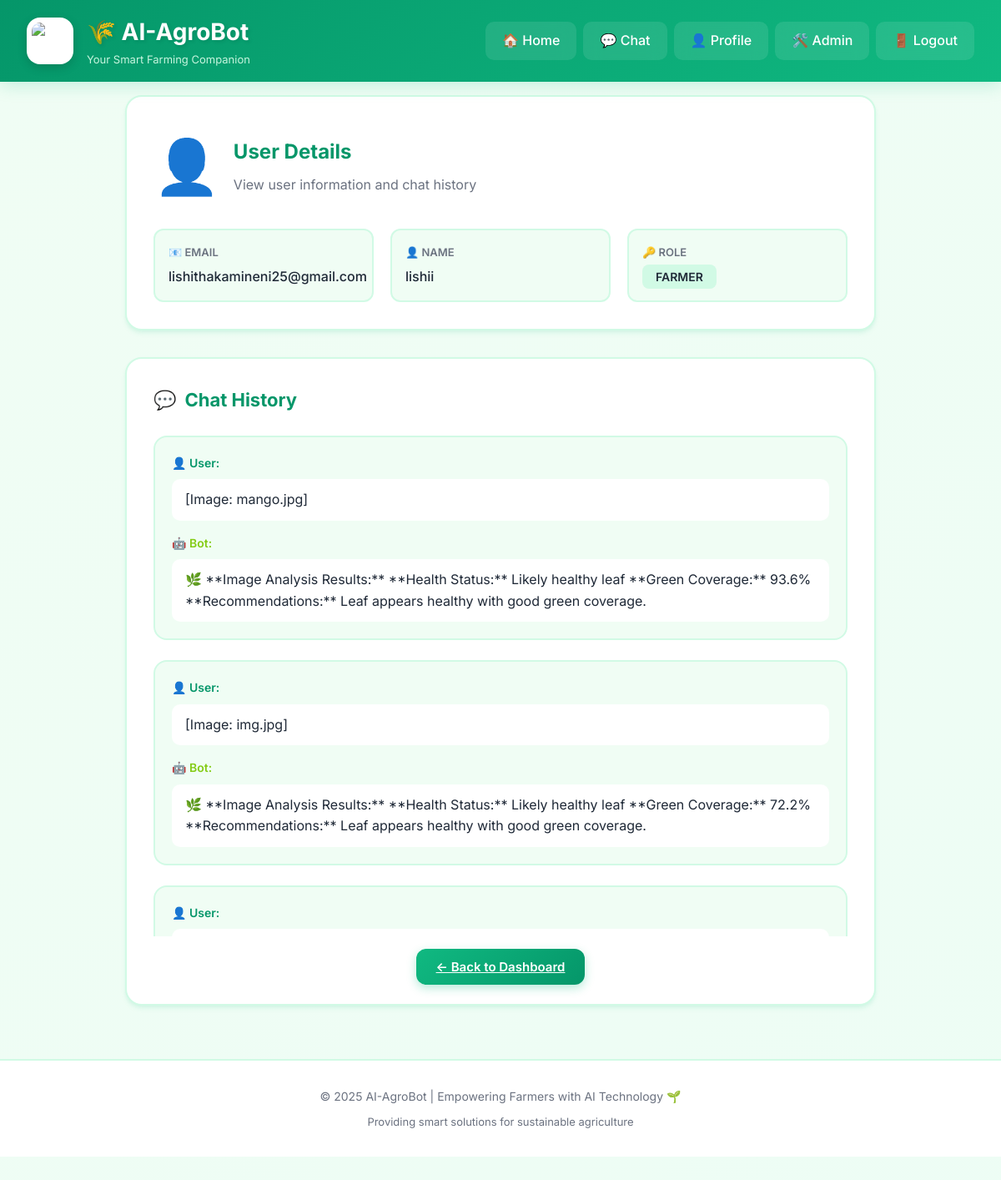
Page /admin/user/2 (signed in) on the committed database.
### database.py (models this page shows)
class User(UserMixin, db.Model):
    __tablename__ = "users"
    id = db.Column(db.Integer, primary_key=True)
    email = db.Column(db.String(200), unique=True, nullable=False)
    password = db.Column(db.String(200), nullable=False)
    name = db.Column(db.String(100))
    role = db.Column(db.String(20), default="farmer")
    primary_crop = db.Column(db.String(100))
    region = db.Column(db.String(100))
    preferred_language = db.Column(db.String(20), default="en")

class ChatHistory(db.Model):
    __tablename__ = "chat_history"
    id = db.Column(db.Integer, primary_key=True)
    user_id = db.Column(db.Integer, db.ForeignKey("users.id"), nullable=True)
    user_message = db.Column(db.Text)
    bot_response = db.Column(db.Text)
    created_at = db.Column(db.DateTime, default=datetime.utcnow)
    feedback = db.Column(db.String(20), nullable=True)

### app.py (the view)
@app.route("/admin/user/<int:user_id>")
@login_required
def admin_view_user(user_id):
    if current_user.role != "admin":
        flash("Access denied", "danger")
        return redirect(url_for("home"))  # Changed
    user = User.query.get_or_404(user_id)
    chats = ChatHistory.query.filter_by(user_id=user.id).order_by(ChatHistory.created_at.desc()).all()
    return render_template("admin_view_user.html", user=user, chats=chats)

### app.py (called while the page is built)
@login_manager.user_loader
def load_user(user_id):
    return db.session.get(User, int(user_id))

### templates/admin_view_user.html (shortened to what this page needs)
{% extends "base.html" %}
{% block content %}
<div style="max-width: 900px; margin: 0 auto;">
  <div style="background: var(--card); padding: 32px; border-radius: 20px; box-shadow: var(--shadow); border: 2px solid var(--border); margin-bottom: 32px;">
    <div style="display: flex; align-items: center; gap: 16px; margin-bottom: 24px;">
      <span style="font-size: 64px;">👤</span>
      <div>
        <h2 style="color: var(--primary-dark); margin: 0 0 8px 0;">User Details</h2>
        <p style="color: var(--text-light); margin: 0;">View user information and chat history</p>
      </div>
    </div>
    <div style="display: grid; grid-template-columns: repeat(auto-fit, minmax(250px, 1fr)); gap: 20px;">
      <div style="padding: 16px; background: var(--bg); border-radius: 12px; border: 2px solid var(--border);">
        <p style="color: var(--text-light); font-size: 13px; margin: 0 0 6px 0; font-weight: 600; text-transform: uppercase;">📧 Email</p>
        <p style="color: var(--text); font-size: 16px; margin: 0; font-weight: 500;">{{ user.email }}</p>
      </div>
      <div style="padding: 16px; background: var(--bg); border-radius: 12px; border: 2px solid var(--border);">
        <p style="color: var(--text-light); font-size: 13px; margin: 0 0 6px 0; font-weight: 600; text-transform: uppercase;">👤 Name</p>
        <p style="color: var(--text); font-size: 16px; margin: 0; font-weight: 500;">{{ user.name or 'Not provided' }}</p>
      </div>
      <div style="padding: 16px; background: var(--bg); border-radius: 12px; border: 2px solid var(--border);">
        <p style="color: var(--text-light); font-size: 13px; margin: 0 0 6px 0; font-weight: 600; text-transform: uppercase;">🔑 Role</p>
        <p style="margin: 0;">
          <span style="padding: 6px 16px; border-radius: 8px; font-size: 14px; font-weight: 600; background: {% if user.role == 'admin' %}var(--accent){% else %}var(--primary-light){% endif %}; color: var(--text);">
            {{ user.role|upper }}
          </span>
        </p>
      </div>
    </div>
  </div>
  <div style="background: var(--card); padding: 32px; border-radius: 20px; box-shadow: var(--shadow); border: 2px solid var(--border);">
    <h3 style="color: var(--primary-dark); margin: 0 0 24px 0; display: flex; align-items: center; gap: 10px;">
      <span>💬</span> Chat History
    </h3>
    {% if chats %}
      <div style="max-height: 600px; overflow-y: auto;">
        {% for c in chats %}
          <div style="margin-bottom: 24px; padding: 20px; background: var(--bg); border-radius: 16px; border: 2px solid var(--border);">
            <div style="margin-bottom: 16px;">
              <p style="color: var(--primary-dark); font-weight: 600; margin: 0 0 8px 0; font-size: 14px;">
                👤 User:
              </p>
              <p style="color: var(--text); margin: 0; line-height: 1.6; padding: 12px 16px; background: white; border-radius: 10px;">
                {{ c.user_message }}
              </p>
            </div>
            <div>
              <p style="color: var(--secondary); font-weight: 600; margin: 0 0 8px 0; font-size: 14px;">
                🤖 Bot:
              </p>
              <p style="color: var(--text); margin: 0; line-height: 1.6; padding: 12px 16px; background: white; border-radius: 10px;">
                {{ c.bot_response }}
              </p>
            </div>
          </div>
        {% endfor %}
      </div>
    {% endif %}
    <div style="margin-top: 24px; text-align: center;">
      <a href="{{ url_for('admin_dashboard') }}" class="btn">← Back to Dashboard</a>
    </div>
  </div>
</div>
{% endblock %}

### static/style.css (style rules this page uses)
:root { --primary: #10b981; --primary-dark: #059669; --primary-light: #d1fae5; --secondary: #84cc16; --accent: #fbbf24; --muted: #6b7280; --bg: #f0fdf4; --bg-secondary: #ecfdf5; --card: #ffffff; --text: #1f2937; --text-light: #6b7280; --border: #d1fae5; --shadow: 0 4px 6px -1px rgba(16, 185, 129, 0.1), 0 2px 4px -1px rgba(16, 185, 129, 0.06); --shadow-lg: 0 10px 15px -3px rgba(16, 185, 129, 0.1), 0 4px 6px -2px rgba(16, 185, 129, 0.05); }
* { box-sizing: border-box; margin: 0; padding: 0; }
body { font-family: 'Inter', -apple-system, BlinkMacSystemFont, 'Segoe UI', Roboto, 'Helvetica Neue', Arial, sans-serif; background: linear-gradient(135deg, #f0fdf4 0%, #ecfdf5 100%); color: var(--text); line-height: 1.6; min-height: 100vh; }
.btn, button { background: linear-gradient(135deg, var(--primary) 0%, var(--primary-dark) 100%); color: white; border: none; padding: 12px 24px; border-radius: 12px; cursor: pointer; font-weight: 600; font-size: 15px; transition: all 0.3s ease; box-shadow: 0 4px 12px rgba(16, 185, 129, 0.3); }
.admin-kb h3, .admin-chats h3, .main h3 { color: var(--primary-dark); margin-bottom: 20px; font-size: 22px; font-weight: 700; }

### rows in the picture
User: email "lishithakamineni25@gmail.com", name "lishii", role "FARMER"
ChatHistory: user_message "[Image: mango.jpg]", bot_response "🌿 **Image Analysis Results:** **Health Status:** Likely healthy leaf **Green Coverage:** 93.6% **Recommendations:** Leaf appears healthy with good green coverage."
ChatHistory: user_message "[Image: img.jpg]", bot_response "🌿 **Image Analysis Results:** **Health Status:** Likely healthy leaf **Green Coverage:** 72.2% **Recommendations:** Leaf appears healthy with good green coverage."
